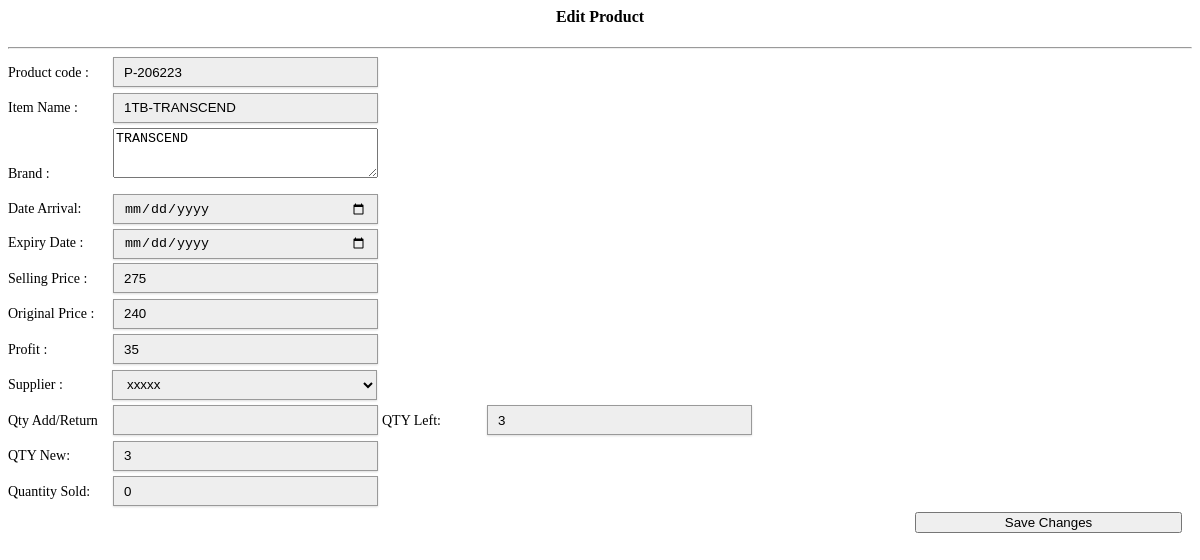
/main/editproduct.php?id=780, run on the app's committed database.
### tables this page shows
CREATE TABLE `products` (
  `product_id` int(11) NOT NULL AUTO_INCREMENT,
  `product_code` varchar(50) NOT NULL,
  `product_name` varchar(100) NOT NULL,
  `gen_name` varchar(100) NOT NULL,
  `unit` varchar(15) NOT NULL,
  `o_price` varchar(100) NOT NULL,
  `price` varchar(100) NOT NULL,
  `supplier` varchar(100) NOT NULL,
  `qty` int(10) NOT NULL,
  `category` varchar(100) NOT NULL,
  `date_arrival` varchar(20) NOT NULL,
  `expiry_date` varchar(20) NOT NULL,
  `profit` varchar(100) NOT NULL,
  `wholesaleprice` varchar(100) NOT NULL,
  `qty_sold` int(10) NOT NULL,
  `onhand_qty` int(10) NOT NULL,
  `o_price1` varchar(100) NOT NULL,
  `qtyadd` int(10) NOT NULL,
  PRIMARY KEY (`product_id`)
);

### main/editproduct.php (the view, shortened to what this page needs)
<?php
	include('../connect.php');
	$id=$_GET['id'];
	$result = $db->prepare("SELECT * FROM products WHERE product_id= :userid");
	$result->bindParam(':userid', $id);
	$result->execute();
	for($i=0; $row = $result->fetch(); $i++){
?>
<link href="../style.css" media="screen" rel="stylesheet" type="text/css" />
<form action="saveeditproduct.php" method="post">
<center><h4><i class="icon-edit icon-large"></i> Edit Product</h4></center>
<hr>
<div id="ac">
<span>Product code : </span><input type="text" style="width:265px; height:30px;"  name="code" value="<?php echo $row['product_code']; ?>" /><br>
<span>Item Name : </span><input type="text" style="width:265px; height:30px;"  name="gen" value="<?php echo $row['gen_name']; ?>" /><br>
<span>Brand : </span><textarea style="width:265px; height:50px;" name="name" ><?php echo $row['product_name']; ?> </textarea><br>
<span>Date Arrival: </span><input type	="date" style="width:265px; height:30px;" name="date_arrival" value="<?php echo $row['date_arrival']; ?>" /><br>
<span>Expiry Date : </span><input type	="date" style="width:265px; height:30px;" name="exdate" value="<?php echo $row['expiry_date']; ?>" /><br>
<span>Selling Price : </span><input type="text" style="width:265px; height:30px;"  name="price" value="<?php echo $row['price']; ?>" onkeyup="sum();" Required/><br>
<span>Original Price : </span><input type="text" style="width:265px; height:30px;"  name="o_price" value="<?php echo $row['o_price']; ?>" onkeyup="sum();" Required/><br>
<span>Profit : </span><input type="text" style="width:265px; height:30px;"  name="profit" value="<?php echo $row['profit']; ?>" readonly><br>
<span>Supplier : </span>
<select name="supplier" style="width:265px; height:30px; margin-left:-5px;" >
	<option><?php echo $row['supplier']; ?></option>
	<?php
	$results = $db->prepare("SELECT * FROM supliers");
		$results->bindParam(':userid', $res);
		$results->execute();
		for($i=0; $rows = $results->fetch(); $i++){
	?>
		<option><?php echo $rows['suplier_name']; ?></option>
	<?php
	}
	?>
</select><br>
<span>Qty Add/Return </span><input type="text" name="qtyadd" id="num2" style="width:265px; height:30px;" min="0" onkeyup="sum();" value="" />
<span>QTY Left: </span><input type="number" id="num1" style="width:265px; height:30px;" min="0" value="<?php echo $row['qty']; ?>" onkeyup="sum;()" readonly /><br>
<span>QTY New: </span><input type="number" id="num3" style="width:265px; height:30px;" min="0" name="qty" value="<?php echo $row['qty']; ?>" onkeyup="sum;()" readonly /><br>
<span>Quantity Sold: </span><input type="number" style="width:265px; height:30px;" min="0" name="sold" value="<?php echo $row['qty_sold']; ?>" /><br>
<div style="float:right; margin-right:10px;">
<button class="btn btn-success btn-block btn-large" style="width:267px;"><i class="icon icon-save icon-large"></i> Save Changes</button>
</div>
</div>
</form>
<?php
}
?>

### style.css (style rules this page uses)
#ac span { width: 95px; display: inline-block; font-size: 14px; margin-bottom: 12px; padding-right: 10px; }
select { border: 1px solid #999; background: #EEEEEE; padding: 5px 10px; box-shadow:0 1px 2px #ddd; -moz-box-shadow:0 1px 2px #ddd; -webkit-box-shadow:0 1px 2px #ddd; }
input { border: 1px solid #999; background: #EEEEEE; padding: 10px; box-shadow:0 1px 2px #ddd; -moz-box-shadow:0 1px 2px #ddd; -webkit-box-shadow:0 1px 2px #ddd; }

### data on the page
products: code "P-206223", gen "1TB-TRANSCEND", name "TRANSCEND", price "275", o_price "240", profit "35", supplier "xxxxx", qty "3", sold "0"
